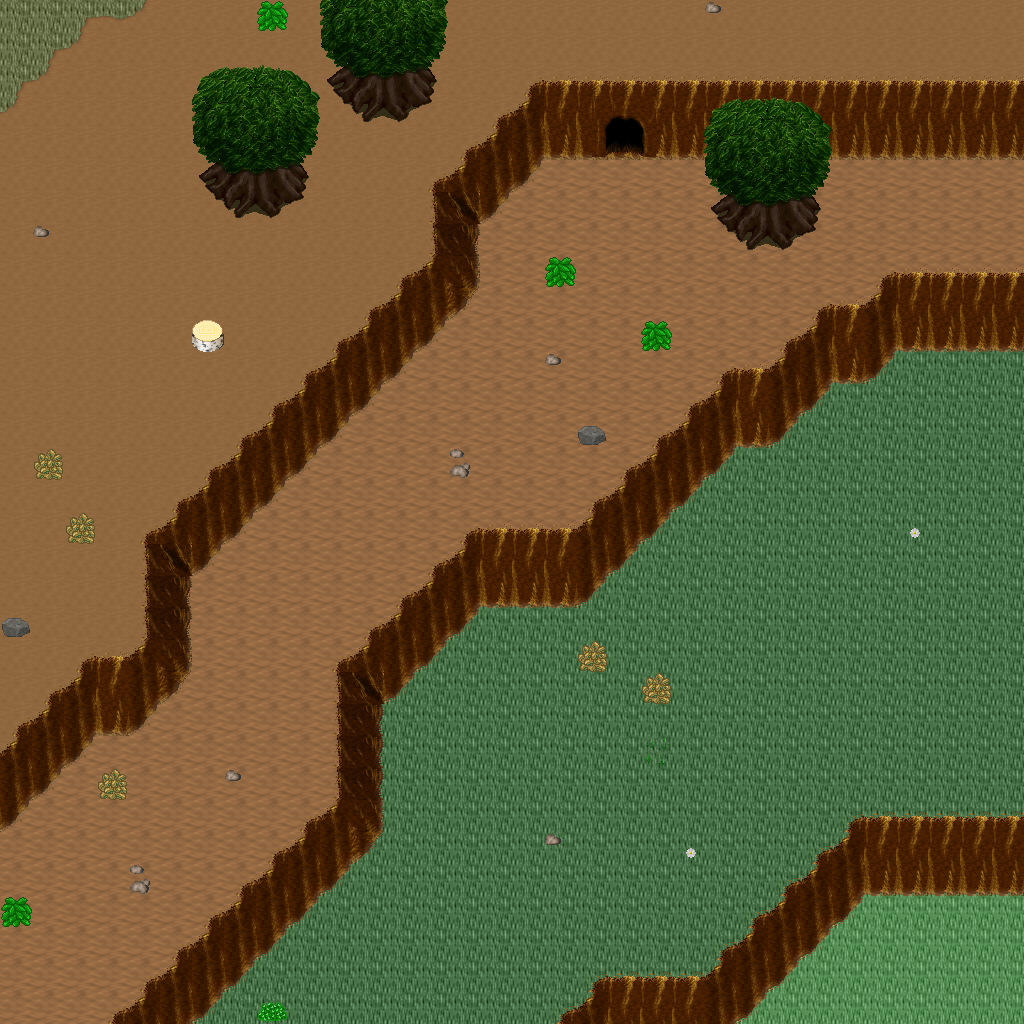

The image is a tile-based game level rendered from a .tmx file. Its description and source (layers, tilesets, objects; grid data summarised) follow:
An orthogonal 32x32 tile map with 32x32 px tiles, 5 tile layers (Ground, Objects, Objects2, Above, ...), 1 hidden layer not drawn, 23 tilesets.

<map version="1.10" tiledversion="1.11.0" orientation="orthogonal" renderorder="right-down" width="32" height="32" tilewidth="32" tileheight="32" infinite="0" nextlayerid="11" nextobjectid="1">
 <tileset firstgid="1" name="ground_ground" tilewidth="32" tileheight="32" tilecount="33" columns="3">
  <image source="../drawable/ground_ground.png" width="96" height="352" />
 </tileset>
 <tileset firstgid="34" name="ground_ridge_earth_dark" tilewidth="32" tileheight="32" tilecount="96" columns="12">
  <image source="../drawable/ground_ridge_earth_dark.png" width="384" height="256" />
 </tileset>
 <tileset firstgid="130" name="plant_flower_daisy_white" tilewidth="32" tileheight="32" tilecount="8" columns="2">
  <image source="../drawable/plant_flower_daisy_white.png" width="64" height="128" />
 </tileset>
 <tileset firstgid="138" name="plant_grasses" tilewidth="32" tileheight="32" tilecount="6" columns="3">
  <image source="../drawable/plant_grasses.png" width="96" height="64" />
 </tileset>
 <tileset firstgid="144" name="plant_tree_tree_fluffy" tilewidth="32" tileheight="32" tilecount="12" columns="4">
  <image source="../drawable/plant_tree_tree_fluffy.png" width="128" height="96" />
 </tileset>
 <tileset firstgid="156" name="plant_bush_bushes" tilewidth="32" tileheight="32" tilecount="10" columns="5">
  <image source="../drawable/plant_bush_bushes.png" width="160" height="64" />
 </tileset>
 <tileset firstgid="166" name="logic_portal" tilewidth="32" tileheight="32" tilecount="24" columns="8">
  <image source="../drawable/logic_portal.png" width="256" height="96" />
 </tileset>
 <tileset firstgid="190" name="logic_collision" tilewidth="32" tileheight="32" tilecount="1" columns="1">
  <image source="../drawable/logic_collision.png" width="32" height="32" />
 </tileset>
 <tileset firstgid="191" name="logic_creature_animal" tilewidth="32" tileheight="32" tilecount="32" columns="8">
  <image source="../drawable/logic_creature_animal.png" width="256" height="128" />
 </tileset>
 <tileset firstgid="223" name="ground_dry_grass" tilewidth="32" tileheight="32" tilecount="54" columns="9">
  <image source="../drawable/ground_dry_grass.png" width="288" height="192" />
 </tileset>
 <tileset firstgid="277" name="ground_earth_edges" tilewidth="32" tileheight="32" tilecount="18" columns="6">
  <image source="../drawable/ground_earth_edges.png" width="192" height="96" />
 </tileset>
 <tileset firstgid="295" name="ground_grass_corners" tilewidth="32" tileheight="32" tilecount="24" columns="6">
  <image source="../drawable/ground_grass_corners.png" width="192" height="128" />
 </tileset>
 <tileset firstgid="319" name="plant_tree_evergreen" tilewidth="32" tileheight="32" tilecount="36" columns="3">
  <image source="../drawable/plant_tree_evergreen.png" width="96" height="384" />
 </tileset>
 <tileset firstgid="355" name="plant_tree_tree_darkgreen" tilewidth="32" tileheight="32" tilecount="88" columns="8">
  <image source="../drawable/plant_tree_tree_darkgreen.png" width="256" height="352" />
 </tileset>
 <tileset firstgid="443" name="building_decoration_rocks" tilewidth="32" tileheight="32" tilecount="6" columns="3">
  <image source="../drawable/building_decoration_rocks.png" width="96" height="64" />
 </tileset>
 <tileset firstgid="449" name="plant_stump_stump_pale_brown" tilewidth="32" tileheight="32" tilecount="4" columns="2">
  <image source="../drawable/plant_stump_stump_pale_brown.png" width="64" height="64" />
 </tileset>
 <tileset firstgid="453" name="plant_stump_int_small_stump_2" tilewidth="32" tileheight="32" tilecount="1" columns="1">
  <image source="../drawable/plant_stump_int_small_stump_2.png" width="32" height="32" />
 </tileset>
 <tileset firstgid="454" name="ground_rock_pebbles" tilewidth="32" tileheight="32" tilecount="3" columns="1">
  <image source="../drawable/ground_rock_pebbles.png" width="32" height="96" />
 </tileset>
 <tileset firstgid="457" name="plant_bush_bush_mult_colored" tilewidth="32" tileheight="32" tilecount="6" columns="3">
  <image source="../drawable/plant_bush_bush_mult_colored.png" width="96" height="64" />
 </tileset>
 <tileset firstgid="463" name="plant_tree_umbrella_thorn" tilewidth="32" tileheight="32" tilecount="18" columns="6">
  <image source="../drawable/plant_tree_umbrella_thorn.png" width="192" height="96" />
 </tileset>
 <tileset firstgid="481" name="logic_item_fruits" tilewidth="32" tileheight="32" tilecount="16" columns="8">
  <image source="../drawable/logic_item_fruits.png" width="256" height="64" />
 </tileset>
 <tileset firstgid="497" name="building_house_3" tilewidth="32" tileheight="32" tilecount="48" columns="6">
  <image source="../drawable/building_house_3.png" width="192" height="256" />
 </tileset>
 <tileset firstgid="545" name="logic_creature_mutant" tilewidth="32" tileheight="32" tilecount="7" columns="7">
  <image source="../drawable/logic_creature_mutant.png" width="224" height="32" />
 </tileset>
 <layer id="1" name="Ground" width="32" height="32">
  <data>[1024 cells, 1024 non-empty, 5 distinct tile ids]</data>
 </layer>
 <layer id="2" name="Objects" width="32" height="32">
  <data>[1024 cells, 323 non-empty, 30 distinct tile ids]</data>
 </layer>
 <layer id="3" name="Objects2" width="32" height="32">
  <data>[1024 cells, 6 non-empty, 6 distinct tile ids]</data>
 </layer>
 <layer id="4" name="Above" width="32" height="32">
  <data>[1024 cells, 38 non-empty, 14 distinct tile ids]</data>
 </layer>
 <layer id="5" name="Above2" width="32" height="32">
  <data>[1024 cells, 0 non-empty, 0 distinct tile ids]</data>
 </layer>
 <layer id="6" name="Walkable" width="32" height="32" visible="0">
  <data>[1024 cells, 267 non-empty, 1 distinct tile ids]</data>
 </layer>
 <objectgroup id="7" name="Mapevents" />
 <objectgroup id="8" name="Spawn" />
 <objectgroup id="9" name="Keys" />
 <objectgroup id="10" name="Replace" />
</map>
